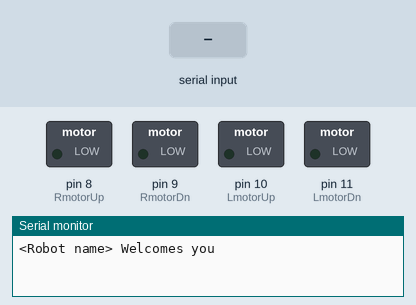
Recording of a sketch running on a simulated Arduino Uno, built with avr-gcc and run on an emulated ATmega328P. Shown: switched loads named in the sketch (green lamp = pin HIGH), the last lines printed to the serial monitor. Inputs (shaded band) come from the test bench.

Above: at 2.2 s.
2.3 s: "w" received over Serial
At 2.9 s:
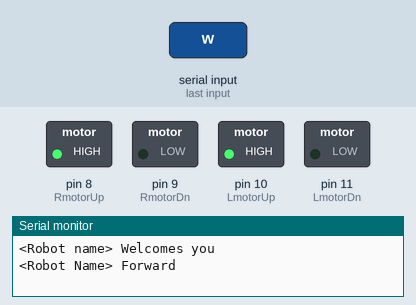
3.8 s: "s" received over Serial
At 4.6 s:
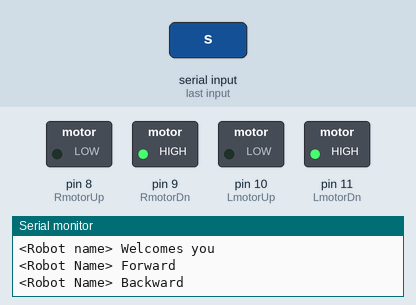
5.3 s: "a" received over Serial
At 5.8 s:
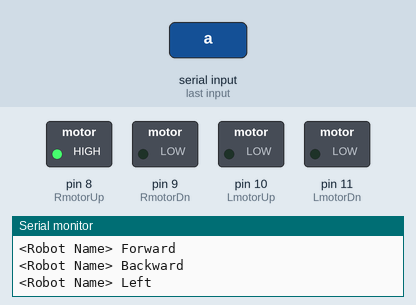
6.8 s: "d" received over Serial
At 8.2 s:
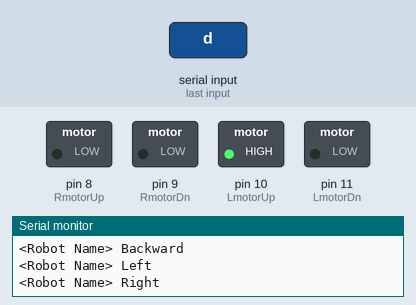
Timing chart, 0 to 9.3 s (numbered marks = the images above; inputs shaded):
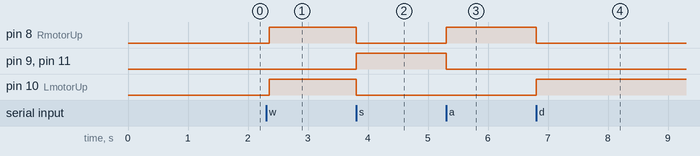

The sketch:

Bluetooth_Controlled_Robo.ino
```cpp
int LmotorUp = 10;
int LmotorDn = 11;
int RmotorUp = 8;
int RmotorDn = 9;

void setup()
{
  Serial.begin(9600);
  pinMode(LmotorUp, OUTPUT);
  pinMode(LmotorDn, OUTPUT);
  pinMode(RmotorUp, OUTPUT);
  pinMode(RmotorDn, OUTPUT);
  Serial.println("<Robot name> Welcomes you");
  delay(1000);
}


void loop()
{
  if (Serial.available() > 0)
  {
    int input = Serial.read();
    switch (input)
    {
      case 'w' : MoveF();
        break;
      case 's' : MoveB();
        break;
      case 'a' : MoveL();
        break;
      case 'd' : MoveR();
        break;
      case 'x' : Stop();
        break;
      default : break;
    }
  }
  delay(50);
}

void MoveF()
{
  Serial.println("<Robot Name> Forward");
  digitalWrite(LmotorUp, HIGH);
  digitalWrite(LmotorDn, LOW);
  digitalWrite(RmotorUp, HIGH);
  digitalWrite(RmotorDn, LOW);
  }

void MoveB()
{
  Serial.println("<Robot Name> Backward");
  digitalWrite(LmotorUp, LOW); //Reverse logic of above
  digitalWrite(LmotorDn, HIGH);
  digitalWrite(RmotorUp, LOW);
  digitalWrite(RmotorDn, HIGH);
}

void MoveL()
{
  Serial.println("<Robot Name> Left");
  digitalWrite(LmotorUp, LOW);
  digitalWrite(LmotorDn, LOW);
  digitalWrite(RmotorUp, HIGH);
  digitalWrite(RmotorDn, LOW);
}

void MoveR()
{
  Serial.println("<Robot Name> Right");
  digitalWrite(LmotorUp, HIGH);
  digitalWrite(LmotorDn, LOW);
  digitalWrite(RmotorUp, LOW);
  digitalWrite(RmotorDn, LOW);
}

void Stop()
{
  Serial.println("<Robot Name> Stop");
  digitalWrite(LmotorUp, LOW);
  digitalWrite(LmotorDn, LOW);
  digitalWrite(RmotorUp, LOW);
  digitalWrite(RmotorDn, LOW);
}
```

Measured:
- after the input at 2.3 s, pin 8 (RmotorUp), pin 10 (LmotorUp): LOW → HIGH after 0.05 s
- after the input at 3.8 s, pin 8 (RmotorUp), pin 10 (LmotorUp): HIGH → LOW at once; pin 9 (RmotorDn), pin 11 (LmotorDn): LOW → HIGH at once
- after the input at 5.3 s, pin 8 (RmotorUp): LOW → HIGH at once; pin 9 (RmotorDn), pin 11 (LmotorDn): HIGH → LOW at once
- after the input at 6.8 s, pin 8 (RmotorUp): HIGH → LOW at once; pin 10 (LmotorUp): LOW → HIGH at once
